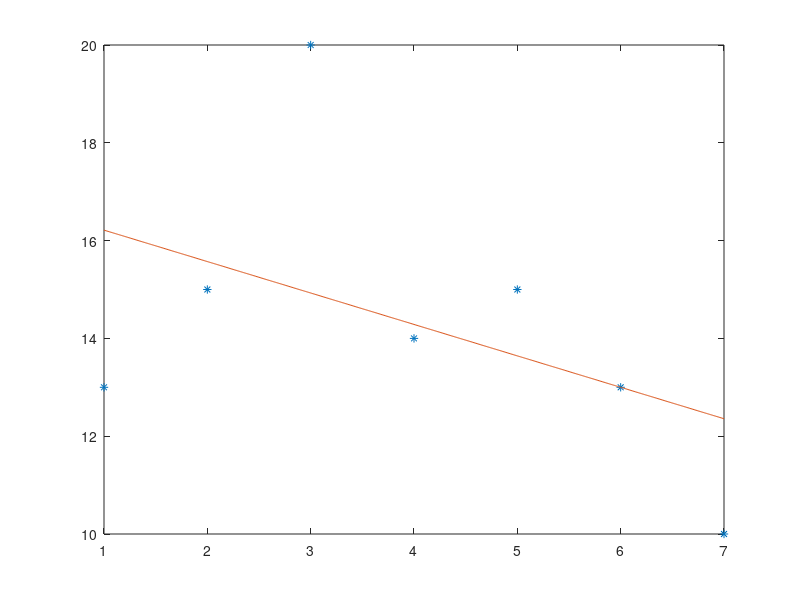

Recreate this plot in MATLAB.
x = 1:7;
fx = [13 15 20 14 15 13 10];
xsq = x .* x;

m = length(x) - 1;

a = ((m + 1) * sum(x .* fx) - sum(x) * sum(fx)) / ( (m + 1) * sum(xsq) - sum(x) * sum(x));

b = (sum(xsq) * sum(fx) - sum(x .* fx) * sum(x)) / ( (m + 1) * sum(xsq) - sum(x) * sum(x));

func = @(x) a * x + b;


point = 8;
valueAprpox = func(point);

points = 1:.01:7;
values = arrayfun(func, points);
plot(x, fx, '*', points, values);

fxapprx = arrayfun(func, x);
diffs = fx - fxapprx;
diffsSqr = diffs .* diffs;
eab = sqrt(sum(diffsSqr))
